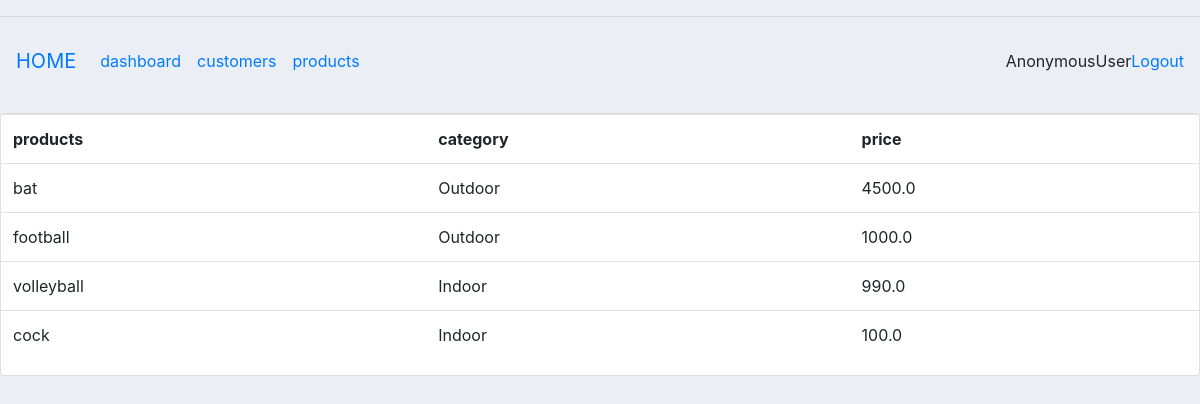
Screenshot of /products/ with the database file from the repository.
### accounts/models.py (models this page shows, shortened)
class products(models.Model):
	CATEGORY = (
		('Indoor','Indoor'),
		('Outdoor','Outdoor'),
		)
	name = models.CharField(max_length = 200,null = True)
	price= models.FloatField(max_length = 200, null = True)
	category = models.CharField(max_length = 200, null = True, choices=CATEGORY)
	description= models.CharField(max_length = 200, null = True)
	date_enter = models.DateTimeField(auto_now_add= True, null = True)
	tags = models.ManyToManyField(Tags)

### accounts/views.py (the view)
# urls.py: path('products/',views.products1, name='products'),
def products1(request):
	trs = products.objects.all()
	return render(request,'accounts/products.html',{'trs':trs})

### accounts/templates/accounts/products.html
{% extends 'accounts/main.html' %}
	{% block content %}
	<br>
    <div class ="row" >
			<div class = "col-md">
				<div class ="card card-body>
					<h5> products </h5>
				</div>
				<div class ="card card-body>
				  <table class = "table" >
				  	<tr>
				  		<th> products</th>
				  		<th>category</th>
				  		<th> price</th>
				     </tr>
				     {% for i in trs %}
				     <tr>
				     	<td> {{i.name}} </td>
				     	<td> {{i.category}} </td>
				     	<td> {{i.price}} </td>
				     </tr>
				     {% endfor %}
				  </table>
				</div>
			</div>
		</div>
     {% endblock content %}

### accounts/static/css/cssstyle.css (style rules this page uses)
body { background-color: #ebeff5; }

### rows the page displays
products: name "bat", category "Outdoor", price "4500.0"
products: name "football", category "Outdoor", price "1000.0"
products: name "volleyball", category "Indoor", price "990.0"
products: name "cock", category "Indoor", price "100.0"

### other values shown
{{ request.user }} "AnonymousUser"
